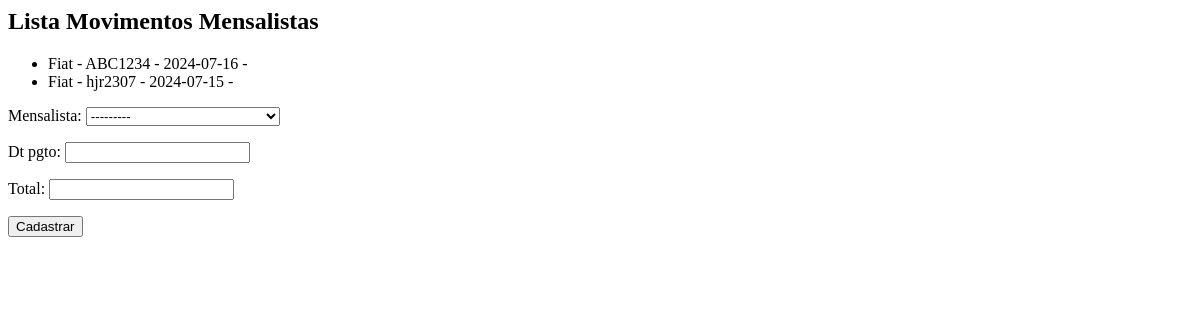
/core/mov-mensal/, run on an earlier commit of the app's database.
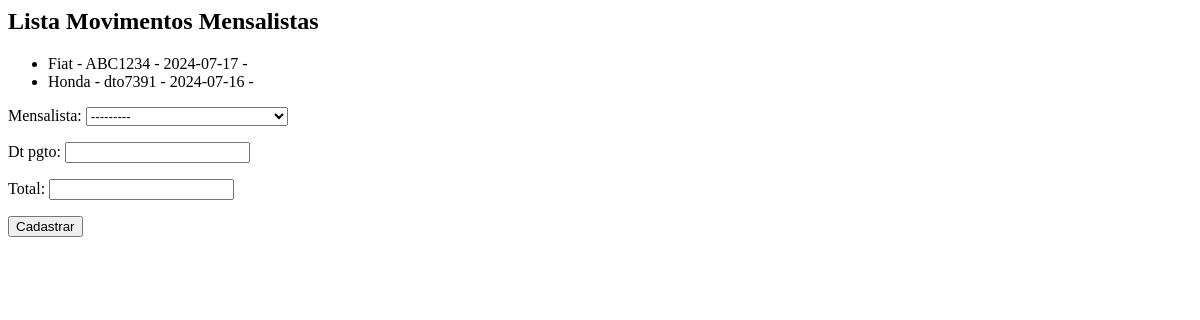
And on a later commit of the database.
### core/models.py (models this page shows, shortened)
class MovMensalista(models.Model):
    mensalista = models.ForeignKey(Mensalista, on_delete=models.CASCADE)
    dt_pgto = models.DateField()
    total = models.DecimalField(max_digits=6, decimal_places=2)

class Mensalista(models.Model):
    veiculo = models.ForeignKey(Veiculo, on_delete=models.CASCADE)
    inicio = models.DateField()
    valor_mes = models.DecimalField(max_digits=6, decimal_places=2)
    def __str__(self):
        return str(self.veiculo) + " - " + str(self.inicio)

class Veiculo(models.Model):
    marca = models.ForeignKey(Marca, on_delete=models.CASCADE)
    placa = models.CharField(max_length=7)
    proprietario = models.ForeignKey(Pessoa, on_delete=models.CASCADE)
    cor = models.CharField(max_length=15)
    observacoes = models.TextField()
    def __str__(self):
        return self.marca.nome + " - " + self.placa

class Marca(models.Model):
    nome = models.CharField(max_length=50)

### core/views.py (the view)
# urls.py: path("mov-mensal/", lista_movmensalistas,
def lista_movmensalistas(request):
    mov_mensalistas = MovMensalista.objects.all()
    form = MovMensalistaForm()
    data = { "mov_mensalistas": mov_mensalistas, "form": form }
    return render(
        request, "core/lista_movmensalistas.html", data)

### core/forms.py
class MovMensalistaForm(ModelForm):
    class Meta:
        model = MovMensalista
        fields = "__all__"

### core/templates/core/lista_movmensalistas.html (shortened to what this page needs)
<h2>Lista Movimentos Mensalistas</h2>
<ul>
    {% for mov in mov_mensalistas %}
        <li>{{ mov.mensalista }} - {{ mov.dt_pagto }}</li>
    {% endfor %}
</ul>
<form action="{% url 'core:core_movmensalista_novo' %}" method="POST">
    {{ form.as_p }}
    <button type="submit">Cadastrar</button>
</form>

What changed in the data, as far as the page shows it:
changed through a linked row, MovMensalista: mensalista "Fiat - ABC1234 - 2024-07-16" → "Fiat - ABC1234 - 2024-07-17"
changed through a linked row, MovMensalista: mensalista "Fiat - hjr2307 - 2024-07-15" → "Honda - dto7391 - 2024-07-16"
